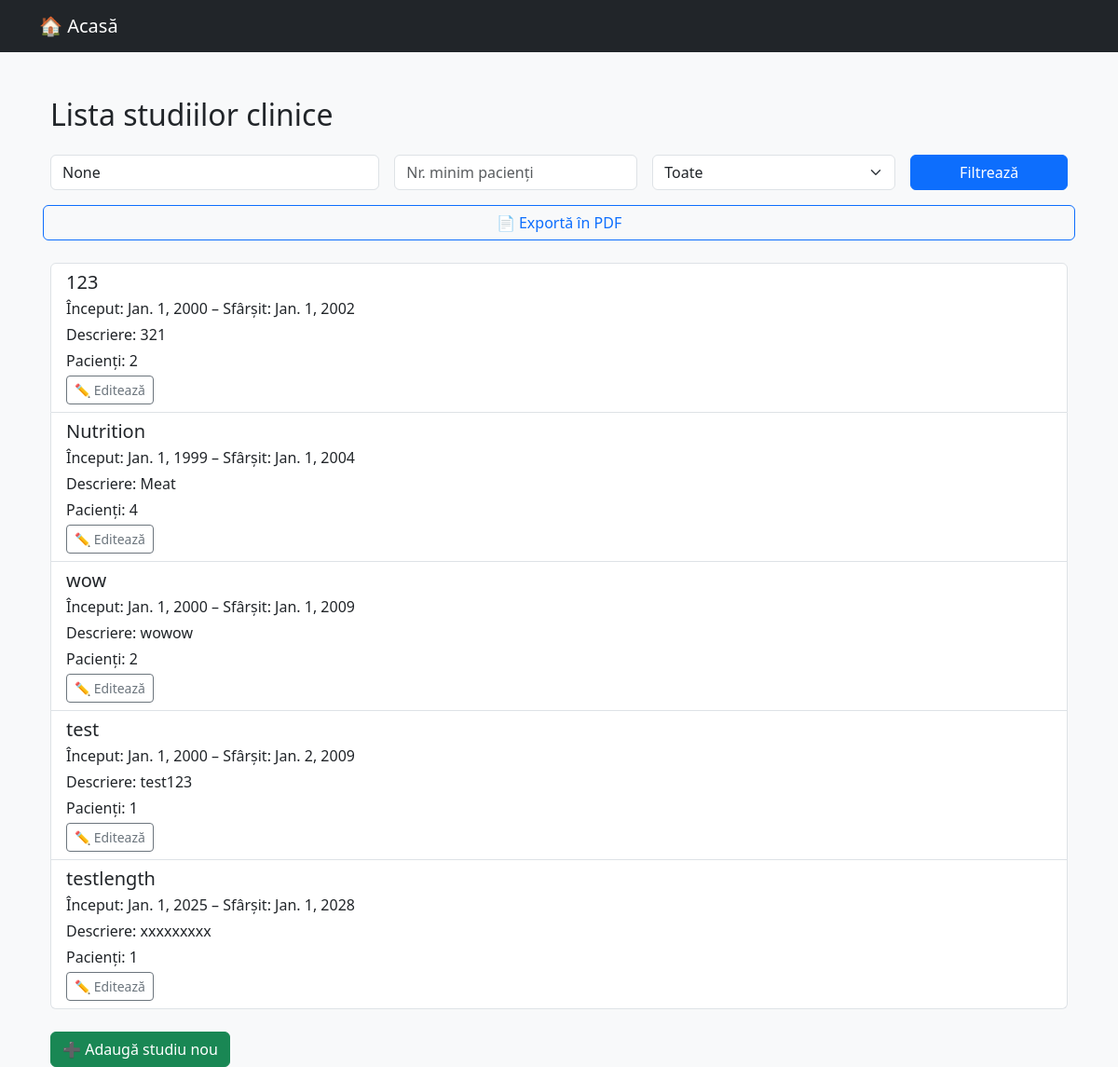
/pacienti/studii/, run on the app's committed database.
### pacienti/models.py (models this page shows, shortened)
class StudiuClinic(models.Model):
    titlu = models.CharField(max_length=100)
    descriere = models.TextField(blank=True)
    data_inceput = models.DateField()
    data_sfarsit = models.DateField(null=True, blank=True)
    pacienti = models.ManyToManyField('Pacient', related_name='studii')
    class Meta:
        verbose_name = "Studiu clinic"
        verbose_name_plural = "Studii clinice"

### pacienti/views.py (the view)
# urls.py: path('studii/', views.lista_studii, name='lista_studii'),
def lista_studii(request):
    query = request.GET.get("q")
    min_pacienti = request.GET.get("min")
    status = request.GET.get("status")
    studii = StudiuClinic.objects.annotate(num_pacienti=Count('pacienti'))
    if query:
        studii = studii.filter(titlu__icontains=query)
    if min_pacienti and min_pacienti.isdigit():
        studii = studii.filter(num_pacienti__gte=int(min_pacienti))
    if status == "active":
        studii = studii.filter(Q(data_sfarsit__isnull=True) | Q(data_sfarsit__gte=date.today()))
    elif status == "finalizate":
        studii = studii.filter(data_sfarsit__lt=date.today())
    return render(request, 'Studii/lista_studii.html', {
        'studii': studii,
        'query': query,
        'min_pacienti': min_pacienti,
        'status_filter': status
    })

### pacienti/templates/Studii/lista_studii.html (shortened to what this page needs)
{% extends 'back.html' %}
{% block content %}
<div class="container mt-5">
    <h2 class="mb-4">Lista studiilor clinice</h2>
    <form method="get" class="row g-3 align-items-center mb-4">
        <div class="col-md-4">
            <input type="text" name="q" class="form-control" placeholder="Caută după titlu" value="{{ query }}">
        </div>
        <div class="col-md-3">
            <input type="number" name="min" class="form-control" placeholder="Nr. minim pacienți" value="{{ min_pacienti }}">
        </div>
        <div class="col-md-3">
            <select name="status" class="form-select">
                <option value="">Toate</option>
            </select>
        </div>
        <div class="col-md-2">
            <button type="submit" class="btn btn-primary w-100">Filtrează</button>
        </div>
        <a href="{% url 'exporta_studii_pdf' %}" class="btn btn-outline-primary">📄 Exportă în PDF</a>
    </form>
    {% if studii %}
        <div class="list-group mb-4">
            {% for studiu in studii %}
                <div class="list-group-item">
                    <h5 class="mb-1">{{ studiu.titlu }}</h5>
                    <p class="mb-1">Început: {{ studiu.data_inceput }}{% if studiu.data_sfarsit %} – Sfârșit: {{ studiu.data_sfarsit }}{% endif %}</p>
                    <p class="mb-1">Descriere: {{ studiu.descriere }}</p>
                    <p class="mb-1">Pacienți: {{ studiu.num_pacienti }}</p>
                    <a href="{% url 'editeaza_studiu' studiu.id %}" class="btn btn-sm btn-outline-secondary">✏️ Editează</a>
                </div>
            {% endfor %}
        </div>
    {% else %}
        <div class="alert alert-info">Nu există studii care să corespundă filtrării.</div>
    {% endif %}
    <a href="{% url 'adauga_studiu' %}" class="btn btn-success">➕ Adaugă studiu nou</a>
</div>
{% endblock %}

### data on the page
StudiuClinic: titlu "123", data_inceput "Jan. 1, 2000", data_sfarsit "Jan. 1, 2002", descriere "321", num_pacienti "2"
StudiuClinic: titlu "Nutrition", data_inceput "Jan. 1, 1999", data_sfarsit "Jan. 1, 2004", descriere "Meat", num_pacienti "4"
StudiuClinic: titlu "wow", data_inceput "Jan. 1, 2000", data_sfarsit "Jan. 1, 2009", descriere "wowow", num_pacienti "2"
StudiuClinic: titlu "test", data_inceput "Jan. 1, 2000", data_sfarsit "Jan. 2, 2009", descriere "test123", num_pacienti "1"
StudiuClinic: titlu "testlength", data_inceput "Jan. 1, 2025", data_sfarsit "Jan. 1, 2028", descriere "xxxxxxxxx", num_pacienti "1"
